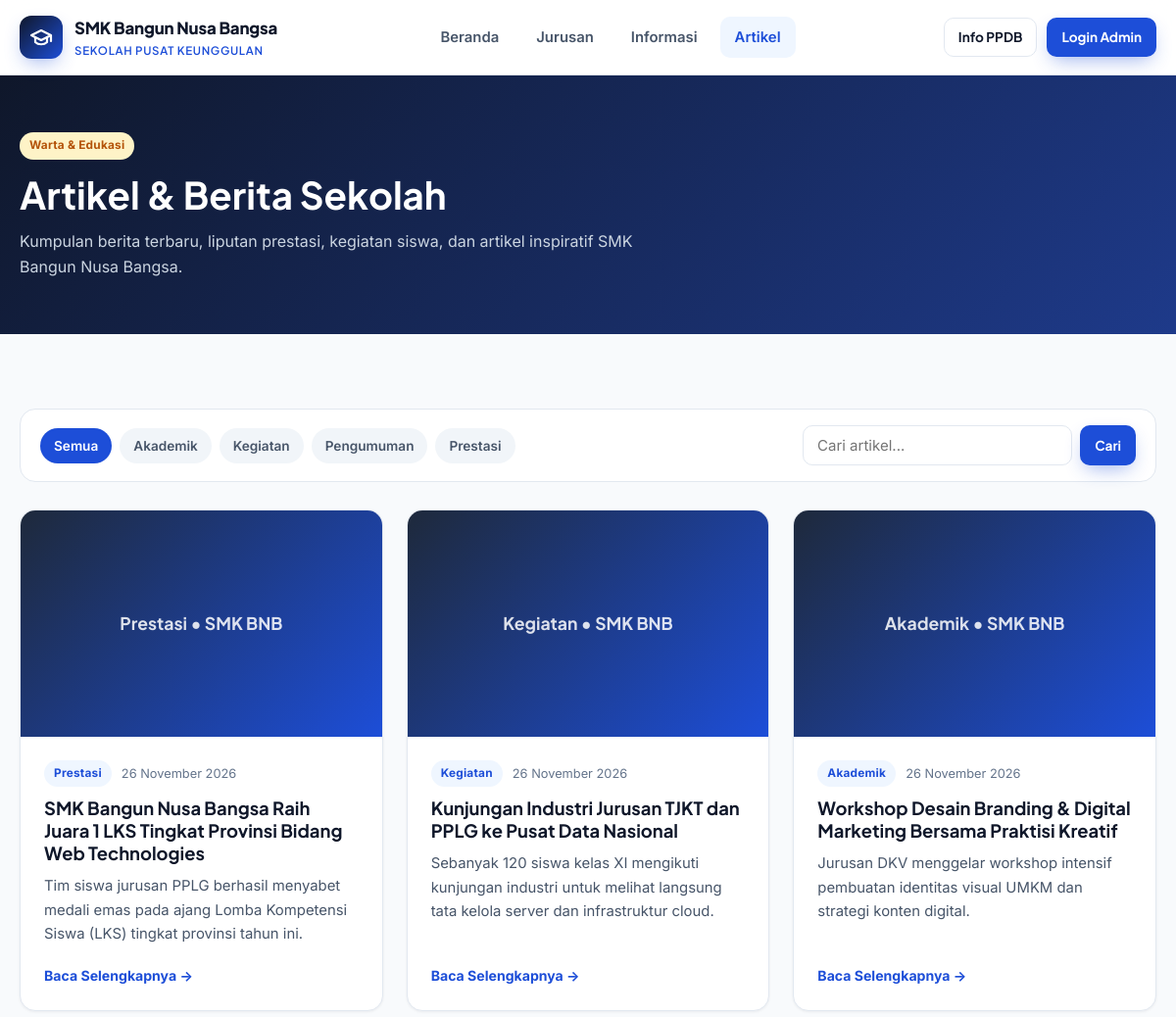
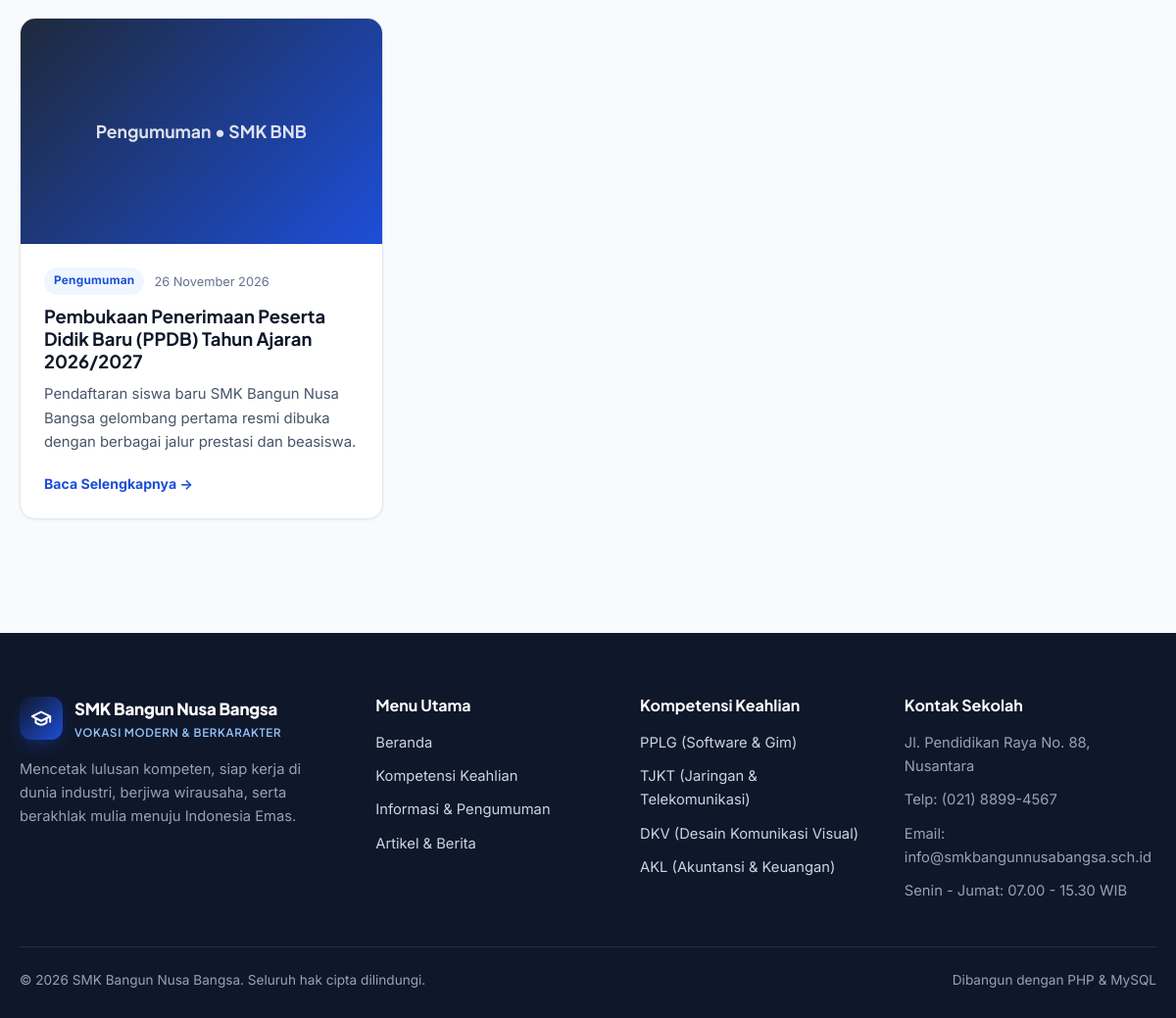
Screenshot of /artikel.php with the database file from the repository (2 pictures, top to bottom).
### tables this page shows
CREATE TABLE IF NOT EXISTS `artikel` (
  `id` INT AUTO_INCREMENT PRIMARY KEY,
  `judul` VARCHAR(200) NOT NULL,
  `slug` VARCHAR(220) NOT NULL UNIQUE,
  `kategori` VARCHAR(60) NOT NULL DEFAULT 'Berita',
  `ringkasan` VARCHAR(300) NOT NULL,
  `konten` LONGTEXT NOT NULL,
  `gambar` VARCHAR(255) DEFAULT NULL,
  `penulis` VARCHAR(100) DEFAULT 'Admin SMK BNB',
  `status` ENUM('published', 'draft') DEFAULT 'published',
  `views` INT DEFAULT 0,
  `created_at` TIMESTAMP DEFAULT CURRENT_TIMESTAMP,
  `updated_at` TIMESTAMP DEFAULT CURRENT_TIMESTAMP ON UPDATE CURRENT_TIMESTAMP
);

### includes/functions.php (called while the page is built, shortened)
<?php
function e(?string $str): string
{
    return htmlspecialchars((string) $str, ENT_QUOTES, 'UTF-8');
}
function url(string $path = ''): string
{
    $path = ltrim($path, '/');
    return BASE_URL . ($path !== '' ? '/' . $path : '/');
}
function formatTanggal(?string $dateStr): string
{
    $bulan = [
        1 => 'Januari', 'Februari', 'Maret', 'April', 'Mei', 'Juni',
        'Juli', 'Agustus', 'September', 'Oktober', 'November', 'Desember'
    ];
    $ts = strtotime($dateStr);
    $d = date('j', $ts);
    $m = $bulan[(int) date('n', $ts)] ?? date('M', $ts);
    $y = date('Y', $ts);
    return "$d $m $y";
}
function isLoggedIn(): bool
{
    return !empty($_SESSION['admin_user']);
}

### artikel.php (the view, shortened to what this page needs)
<?php
require_once __DIR__ . '/includes/functions.php';
$pdo = getDB();
$q = trim($_GET['q'] ?? '');
$kat = trim($_GET['kategori'] ?? '');
$page = max(1, (int) ($_GET['page'] ?? 1));
$perPage = 6;
$offset = ($page - 1) * $perPage;
$where = ["status = 'published'"];
$params = [];
$whereSql = implode(' AND ', $where);
$sql = "SELECT * FROM artikel WHERE $whereSql ORDER BY created_at DESC LIMIT $perPage OFFSET $offset";
$stmt = $pdo->prepare($sql);
$stmt->execute($params);
$artikelList = $stmt->fetchAll();
$kategoriList = $pdo->query("SELECT DISTINCT kategori FROM artikel WHERE status = 'published' ORDER BY kategori ASC")->fetchAll(PDO::FETCH_COLUMN);
include __DIR__ . '/includes/header.php';
?>
<section class="page-banner">
    <div class="container">
        <span class="badge badge-amber" style="margin-bottom:12px;">Warta &amp; Edukasi</span>
        <h1>Artikel &amp; Berita Sekolah</h1>
        <p>Kumpulan berita terbaru, liputan prestasi, kegiatan siswa, dan artikel inspiratif SMK Bangun Nusa Bangsa.</p>
    </div>
</section>
<section class="section">
    <div class="container">
        <form method="get" class="filter-bar">
            <div class="pill-tabs">
                <a href="<?= e(url('artikel.php')) ?>" class="pill-tab <?= $kat === '' ? 'active' : '' ?>">Semua</a>
                <?php foreach ($kategoriList as $item): ?>
                    <a href="<?= e(url('artikel.php?kategori=' . urlencode($item) . ($q !== '' ? '&q=' . urlencode($q) : ''))) ?>" class="pill-tab <?= $kat === $item ? 'active' : '' ?>">
                        <?= e($item) ?>
                    </a>
                <?php endforeach; ?>
            </div>
            <div class="search-group" style="max-width:340px;">
                <input type="text" name="q" class="input" placeholder="Cari artikel..." value="<?= e($q) ?>">
                <button type="submit" class="btn btn-primary btn-sm">Cari</button>
            </div>
        </form>
        <?php if (empty($artikelList)): ?>
            <div class="card" style="padding:48px;text-align:center;">
                <h3>Belum ada artikel ditemukan</h3>
                <p style="color:var(--text-muted);">Coba ubah kata kunci pencarian atau pilih kategori lain.</p>
                <a href="<?= e(url('artikel.php')) ?>" class="btn btn-outline" style="margin-top:10px;">Reset Filter</a>
            </div>
        <?php else: ?>
            <div class="grid-3">
                <?php foreach ($artikelList as $art): ?>
                    <article class="card">
                        <a href="<?= e(url('artikel-detail.php?slug=' . urlencode($art['slug']))) ?>" class="card-thumb">
                            <?php if (!empty($art['gambar'])): ?>
                                <img src="<?= e(url($art['gambar'])) ?>" alt="<?= e($art['judul']) ?>">
                            <?php else: ?>
                                <div class="card-thumb-placeholder"><?= e($art['kategori']) ?> &bull; SMK BNB</div>
                            <?php endif; ?>
                        </a>
                        <div class="card-body">
                            <div class="card-meta">
                                <span class="badge badge-blue"><?= e($art['kategori']) ?></span>
                                <span><?= e(formatTanggal($art['created_at'])) ?></span>
                            </div>
                            <h2 class="card-title">
                                <a href="<?= e(url('artikel-detail.php?slug=' . urlencode($art['slug']))) ?>"><?= e($art['judul']) ?></a>
                            </h2>
                            <p class="card-text"><?= e($art['ringkasan']) ?></p>
                            <a href="<?= e(url('artikel-detail.php?slug=' . urlencode($art['slug']))) ?>" class="card-footer-link">
                                Baca Selengkapnya &rarr;
                            </a>
                        </div>
                    </article>
                <?php endforeach; ?>
            </div>
        <?php endif; ?>
    </div>
</section>
<?php include __DIR__ . '/includes/footer.php'; ?>

### includes/header.php (shortened to what this page needs)
<?php
$currentPage = basename($_SERVER['PHP_SELF']);
?>
<!DOCTYPE html>
<html lang="id">
<head>
    <link rel="stylesheet" href="<?= e(url('assets/css/style.css')) ?>">
</head>
<body>
<header class="navbar">
    <div class="container navbar-inner">
        <a href="<?= e(url('index.php')) ?>" class="brand">
            <div class="brand-logo" aria-hidden="true">
                <svg xmlns="http://www.w3.org/2000/svg" width="24" height="24" viewBox="0 0 24 24" fill="none" stroke="currentColor" stroke-width="2.2" stroke-linecap="round" stroke-linejoin="round">
                    <path d="M22 10v6M2 10l10-5 10 5-10 5z"/>
                    <path d="M6 12v5c3 3 9 3 12 0v-5"/>
                </svg>
            </div>
            <div class="brand-text">
                <strong>SMK Bangun Nusa Bangsa</strong>
                <span>Sekolah Pusat Keunggulan</span>
            </div>
        </a>
        <nav class="nav-links" id="navMenu" aria-label="Navigasi Utama">
            <a href="<?= e(url('index.php')) ?>" class="nav-link <?= $currentPage === 'index.php' ? 'active' : '' ?>">Beranda</a>
            <a href="<?= e(url('jurusan.php')) ?>" class="nav-link <?= in_array($currentPage, ['jurusan.php', 'jurusan-detail.php']) ? 'active' : '' ?>">Jurusan</a>
            <a href="<?= e(url('informasi.php')) ?>" class="nav-link <?= $currentPage === 'informasi.php' ? 'active' : '' ?>">Informasi</a>
            <a href="<?= e(url('artikel.php')) ?>" class="nav-link <?= in_array($currentPage, ['artikel.php', 'artikel-detail.php']) ? 'active' : '' ?>">Artikel</a>
        </nav>
        <div class="nav-actions">
            <a href="<?= e(url('informasi.php#ppdb')) ?>" class="btn btn-outline btn-sm">Info PPDB</a>
            <?php if (isLoggedIn()): ?>
                <a href="<?= e(url('admin/index.php')) ?>" class="btn btn-primary btn-sm">Dashboard Admin</a>
            <?php else: ?>
                <a href="<?= e(url('admin/login.php')) ?>" class="btn btn-primary btn-sm">Login Admin</a>
            <?php endif; ?>
        </div>
    </div>
</header>
<main>

### includes/footer.php (shortened to what this page needs)
</main>
<footer class="footer">
    <div class="container">
        <div class="footer-grid">
            <div>
                <div class="brand" style="margin-bottom:16px;">
                    <div class="brand-logo" aria-hidden="true">
                        <svg xmlns="http://www.w3.org/2000/svg" width="22" height="22" viewBox="0 0 24 24" fill="none" stroke="currentColor" stroke-width="2.2" stroke-linecap="round" stroke-linejoin="round">
                            <path d="M22 10v6M2 10l10-5 10 5-10 5z"/>
                            <path d="M6 12v5c3 3 9 3 12 0v-5"/>
                        </svg>
                    </div>
                    <div class="brand-text">
                        <strong style="color:#fff;">SMK Bangun Nusa Bangsa</strong>
                        <span style="color:#93c5fd;">Vokasi Modern & Berkarakter</span>
                    </div>
                </div>
                <p style="font-size:.92rem;color:#94a3b8;max-width:340px;">
                    Mencetak lulusan kompeten, siap kerja di dunia industri, berjiwa wirausaha, serta berakhlak mulia menuju Indonesia Emas.
                </p>
            </div>
            <div>
                <h4>Menu Utama</h4>
                <ul class="footer-links">
                    <li><a href="<?= e(url('index.php')) ?>">Beranda</a></li>
                    <li><a href="<?= e(url('jurusan.php')) ?>">Kompetensi Keahlian</a></li>
                    <li><a href="<?= e(url('informasi.php')) ?>">Informasi & Pengumuman</a></li>
                    <li><a href="<?= e(url('artikel.php')) ?>">Artikel & Berita</a></li>
                </ul>
            </div>
            <div>
                <h4>Kompetensi Keahlian</h4>
                <ul class="footer-links">
                    <li><a href="<?= e(url('jurusan.php')) ?>">PPLG (Software & Gim)</a></li>
                    <li><a href="<?= e(url('jurusan.php')) ?>">TJKT (Jaringan & Telekomunikasi)</a></li>
                    <li><a href="<?= e(url('jurusan.php')) ?>">DKV (Desain Komunikasi Visual)</a></li>
                    <li><a href="<?= e(url('jurusan.php')) ?>">AKL (Akuntansi & Keuangan)</a></li>
                </ul>
            </div>
            <div>
                <h4>Kontak Sekolah</h4>
                <ul class="footer-links" style="color:#94a3b8;">
                    <li>Jl. Pendidikan Raya No. 88, Nusantara</li>
                    <li>Telp: (021) 8899-4567</li>
                    <li>Email: info@smkbangunnusabangsa.sch.id</li>
                    <li>Senin - Jumat: 07.00 - 15.30 WIB</li>
                </ul>
            </div>
        </div>
        <div class="footer-bottom">
            <span>&copy; <?= date('Y') ?> SMK Bangun Nusa Bangsa. Seluruh hak cipta dilindungi.</span>
            <span>Dibangun dengan PHP &amp; MySQL</span>
        </div>
    </div>
</footer>
</body>
</html>

### rows the page displays
artikel: kategori "Prestasi", created_at "26 November 2026", judul "SMK Bangun Nusa Bangsa Raih Juara 1 LKS Tingkat Provinsi Bidang Web Technologies", ringkasan "Tim siswa jurusan PPLG berhasil menyabet medali emas pada ajang Lomba Kompetensi Siswa (LKS) tingkat provinsi tahun ini."
artikel: kategori "Kegiatan", created_at "26 November 2026", judul "Kunjungan Industri Jurusan TJKT dan PPLG ke Pusat Data Nasional", ringkasan "Sebanyak 120 siswa kelas XI mengikuti kunjungan industri untuk melihat langsung tata kelola server dan infrastruktur cloud."
artikel: kategori "Akademik", created_at "26 November 2026", judul "Workshop Desain Branding & Digital Marketing Bersama Praktisi Kreatif", ringkasan "Jurusan DKV menggelar workshop intensif pembuatan identitas visual UMKM dan strategi konten digital."
artikel: kategori "Pengumuman", created_at "26 November 2026", judul "Pembukaan Penerimaan Peserta Didik Baru (PPDB) Tahun Ajaran 2026/2027", ringkasan "Pendaftaran siswa baru SMK Bangun Nusa Bangsa gelombang pertama resmi dibuka dengan berbagai jalur prestasi dan beasiswa."

### other values shown
$item "Akademik"
$item "Kegiatan"
$item "Pengumuman"
$item "Prestasi"
